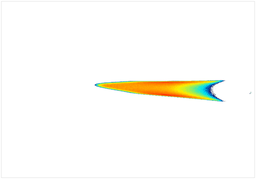
#> input picture Clustering/frame1_pyro.png, 256 x 179 px, shrunk from 2416 x 1688 before the run
$ python cluster.py
#> lines starting #> are read from the running program, lines starting #| are printed output that depends on the picture; pictures that were not available may be replaced by others from this repository, and a replacement may not be noted
import numpy as np
import matplotlib.pyplot as plt
import cv2
from sklearn.cluster import KMeans
import operator as op


# image pyro

I1 = cv2.imread('frame1_pyro.png')
#> I1 is the input picture: shape (179, 256, 3); mean B, G, R 247.3, 251.8, 252.5
I2 = cv2.cvtColor(I1, cv2.COLOR_BGR2RGB)
img = I2.reshape((-1, 3))

# image flame

img2 = cv2.imread('frame1_750.png')
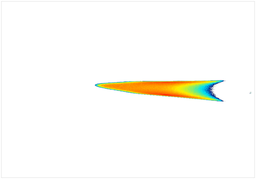
#> input picture Clustering/frame2_pyro.png, 256 x 179 px, shrunk from 2416 x 1688 before the run, given in place of frame1_750.png, which was not available
#> img2 is the input picture: shape (179, 256, 3); mean B, G, R 247.3, 251.7, 252.6
Im2 = cv2.cvtColor(img2, cv2.COLOR_BGR2RGB)
img2 = Im2.reshape((-1, 3))

# nombre de clusters

n = 20

# clustering avec KMeans pyro

kmeans = KMeans(n_clusters=n, n_init=10)
s = kmeans.fit(img)
labels = kmeans.labels_
centroid = kmeans.cluster_centers_
labels1 = list(labels)   # on associe à chaque pixel son cluster

# clustering avec KMeans flamme

kmeans2 = KMeans(n_clusters=n, n_init=10)
s2 = kmeans2.fit(img2)
labels2 = kmeans2.labels_
centroid2 = kmeans2.cluster_centers_
labels2 = list(labels2)   # on associe à chaque pixel son cluster

# Centroid fixe
percent1 = []
percent2 = []
for i in range(n):
    percent1.append(op.countOf(labels1, i)*100/len(labels1))
    percent2.append(op.countOf(labels2, i)*100/len(labels2))

same = []
y = []

for i in range(n):
    x = []
    Min = 0
    indice = 0
    for j in range(n):
        x.append(abs(percent1[i]-percent2[j]))
    Min = min(x)
    y.append(Min)
    for k in range(n):
        if x[k] == Min:
            same.append(k)

# créateur d'images
X = []
X2 = []


for i in range(0, n):
    image = np.zeros_like(img)
    # image2=imageblanche(img2)
    image2 = np.zeros_like(img2)
    for j in range(image.shape[0]):
        if labels1[j] == i:
            image[j] = centroid[i]
    X.append(image)
    for k in range(image2.shape[0]):
        if labels2[k] == i:
            image2[k] = centroid2[i]
    X2.append(image2)


for i in range(n):
    plt.subplot(2, n, i+1)
    plt.imshow(X[i].reshape(np.shape(I1)))
    plt.title(i)
    plt.axis('off')
    plt.subplot(2, n, n+i+1)
    plt.imshow(X2[i].reshape(np.shape(Im2)))
    plt.title(i)
    plt.axis('off')

# reconstitution d'image pyro

RecoPyro = np.zeros_like(img)
for i in range(0, n):
    RecoPyro = RecoPyro+X[i]

# reconstitution d'image normale

RecoFla = np.zeros_like(img2)
for i in range(0, n):
    RecoFla = RecoFla+X2[i]

plt.figure()
plt.subplot(1, 4, 1)
plt.imshow(RecoPyro.reshape(np.shape(I1)))
plt.subplot(1, 4, 2)
plt.imshow(I2)
plt.subplot(1, 4, 3)
plt.imshow(RecoFla.reshape(np.shape(Im2)))
plt.subplot(1, 4, 4)
plt.imshow(Im2)

# transformation

L = np.zeros_like(img2)

for i in range(len(labels2)):
    for j in range(n):
        if labels2[i] == j:
            L[i] = centroid[same[j]]


plt.figure()
plt.subplot(1, 3, 1)
plt.imshow(L.reshape(np.shape(Im2)))
plt.title('reconstitution')
plt.subplot(1, 3, 2)
plt.imshow(RecoPyro.reshape(np.shape(I1)))
plt.title('clusters')
plt.subplot(1, 3, 3)
plt.imshow(I2)
plt.title('real one')


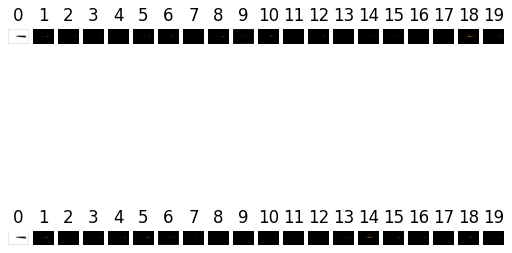
#> figure drawn by matplotlib, 40 panels
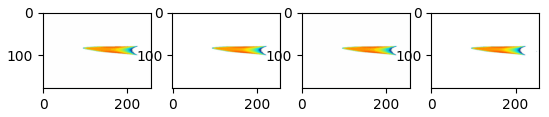
#> figure drawn by matplotlib, 4 panels
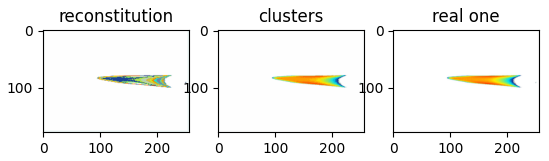
#> figure drawn by matplotlib, 3 panels
